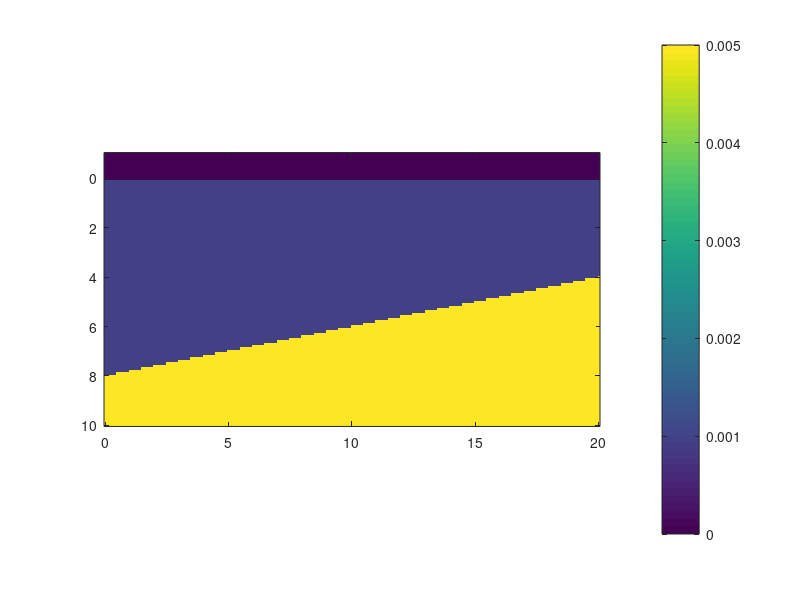
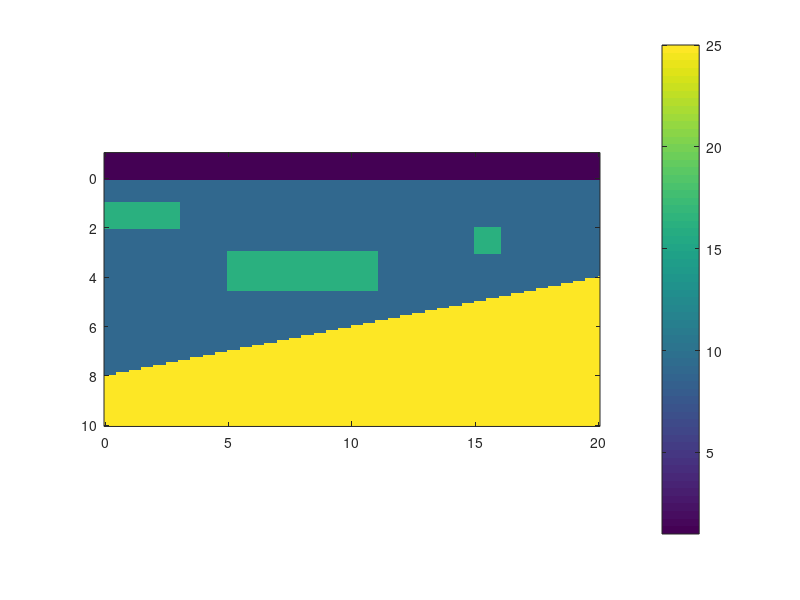

Reproduce these figures in MATLAB, in order.
% make a basic electrical property model to test TM_model2d.m
x=0:0.1:20;
z=-1:0.1:10;
ep = 9*ones(length(x),length(z));
mu = ones(size(ep));
sig = 0.001*ones(size(ep));

ep(:,z<=0) = 1;
sig(:,z<=0) = 0;

ep(x>=0 & x<=3,z>=1 & z<=2) = 16;
ep(x>=5 & x<=11,z>=3 & z<=4.5) = 16;
ep(x>=15 & x<=16,z>=2 & z<=3) = 16;

for i=1:length(x);
    ep(i,z>=8-0.2*x(i)) = 25;
    sig(i,z>=8-0.2*x(i)) = 0.005;
end

figure; imagesc(x,z,sig'); colorbar; axis image; 
figure; imagesc(x,z,ep'); colorbar; axis image; 
